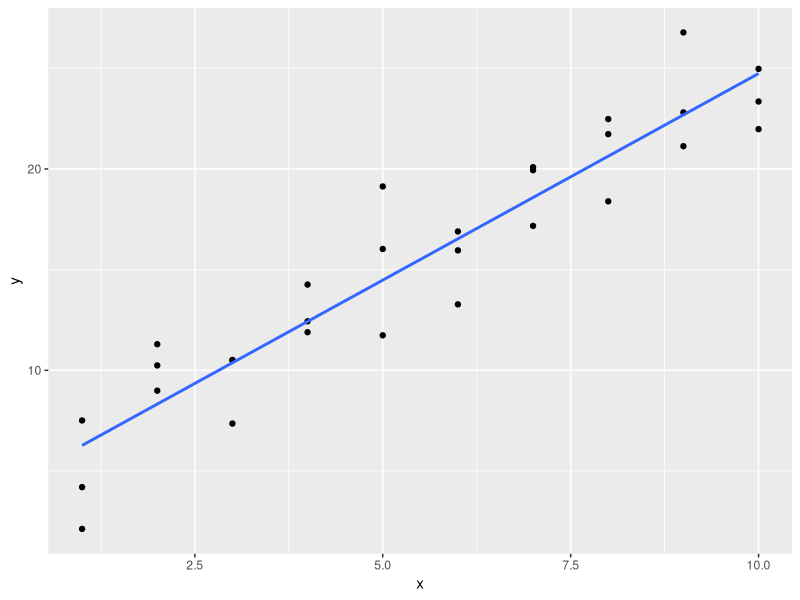
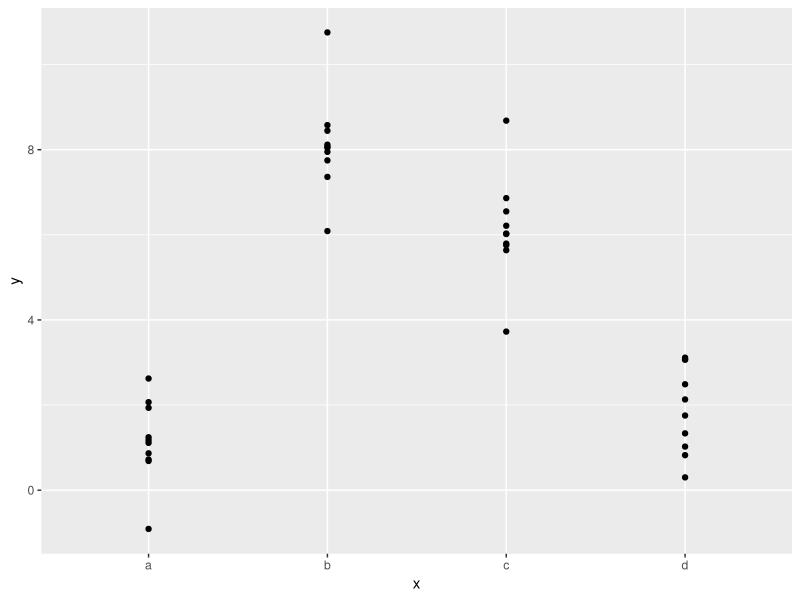
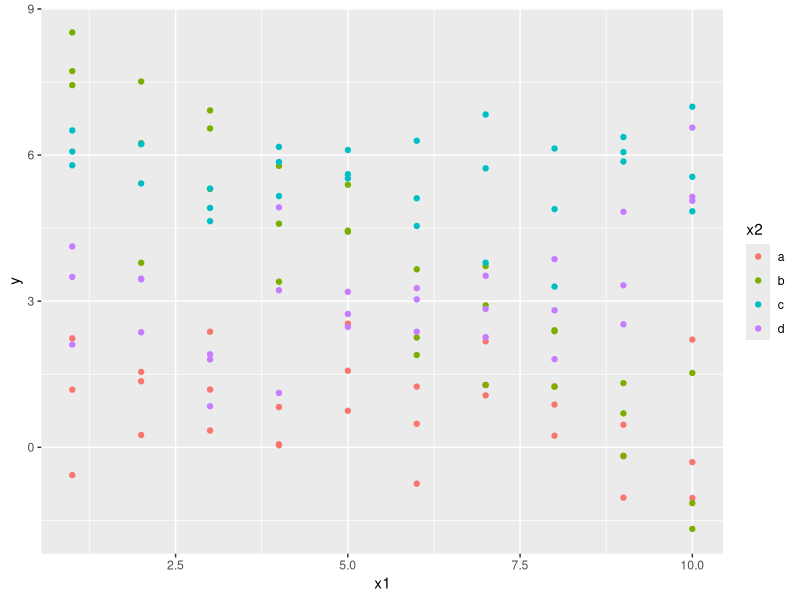

Reproduce these figures in R, in order.
library(tidyverse)
library(modelr)




# Some simulated data
sim1
ggplot(sim1,aes(x,y)) + geom_point() + geom_smooth(se=FALSE,method = "lm") # x is numeric



sim2
ggplot(sim2,aes(x,y)) + geom_point() # x is categorical



sim3
ggplot(sim3,aes(x1,y,color=x2)) + geom_point() # categorical AND numeric predictors



















